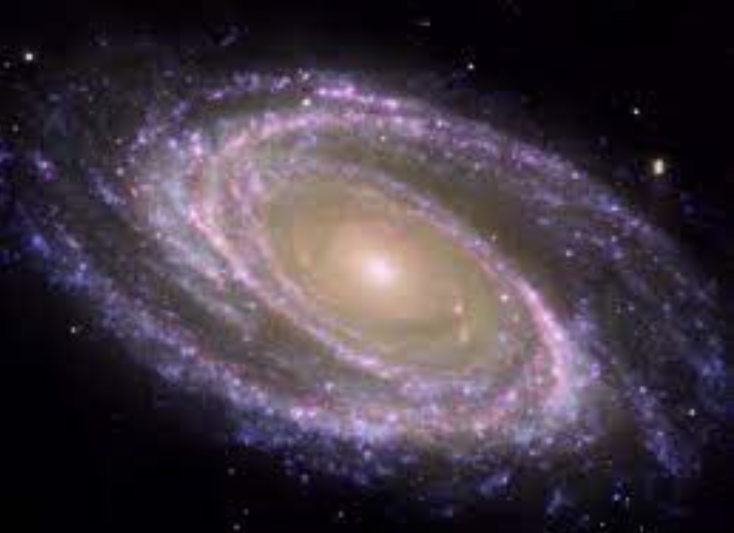
#> input picture Python- App2/galaxy.jpg, 1468 x 1066 px (shown at 1/2 size)
$ python opencv.py
#> lines starting #> are read from the running program, lines starting #| are printed output that depends on the picture
import cv2

img = cv2.imread("galaxy.jpg",0)
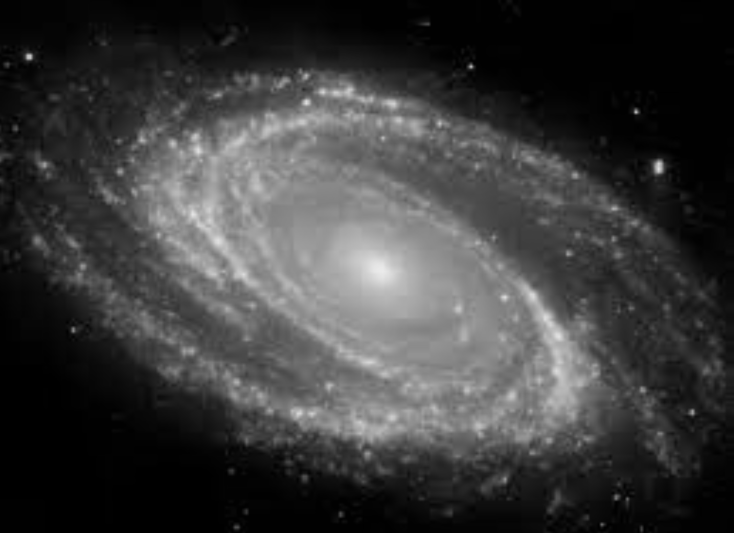
#> img: shape (1066, 1468) (shown at 1/2 size); min 0, max 235, mean 59.3

print(type(img))
#| <class 'numpy.ndarray'>
print(img)
#> (printed output is left out)
print(img.shape)
#| (1066, 1468)
print(img.ndim)
#| 2

resized_image = cv2.resize(img,(int(img.shape[1]/4),int(img.shape[0]/4)))
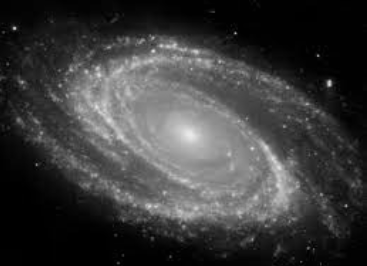
#> resized_image: shape (266, 367); min 0, max 234, mean 59.2
cv2.imshow("Galaxy",img)
cv2.imwrite("Galaxy_resized.jpg",resized_image)
cv2.waitKey(0)
cv2.destroyAllWindows()

$ run again, with Python- App2/Lighthouse.jpg copied over Python- App2/galaxy.jpg
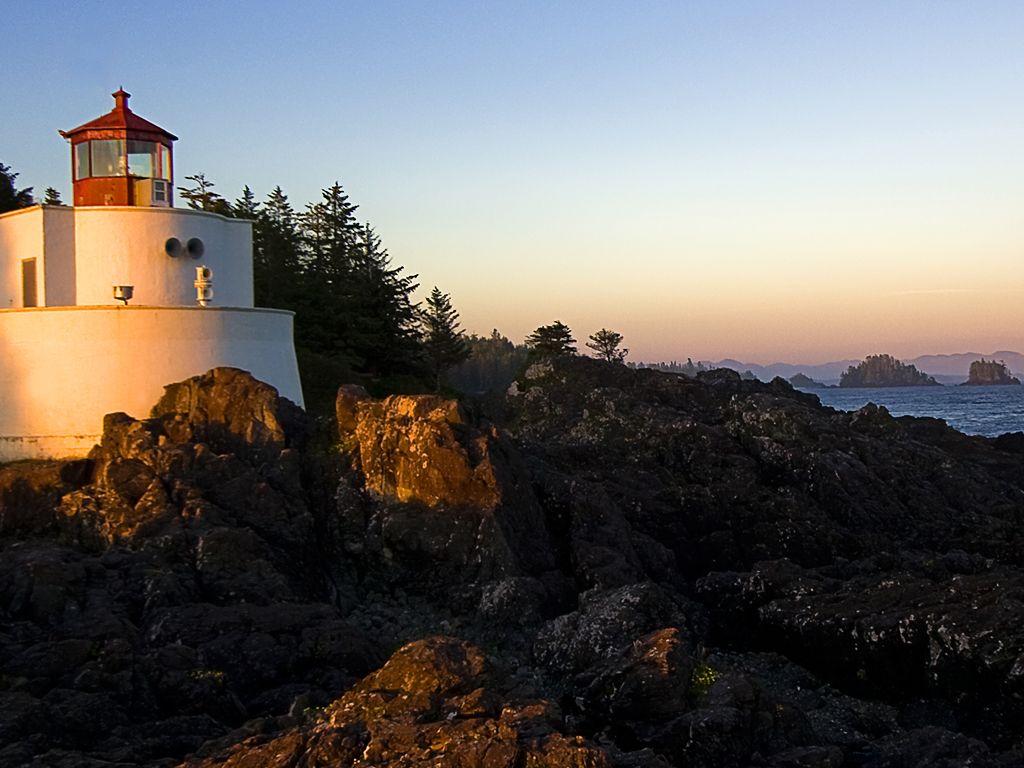
#> input picture Python- App2/Lighthouse.jpg, 1024 x 768 px
#> `img = cv2.imread("galaxy.jpg",0)`:
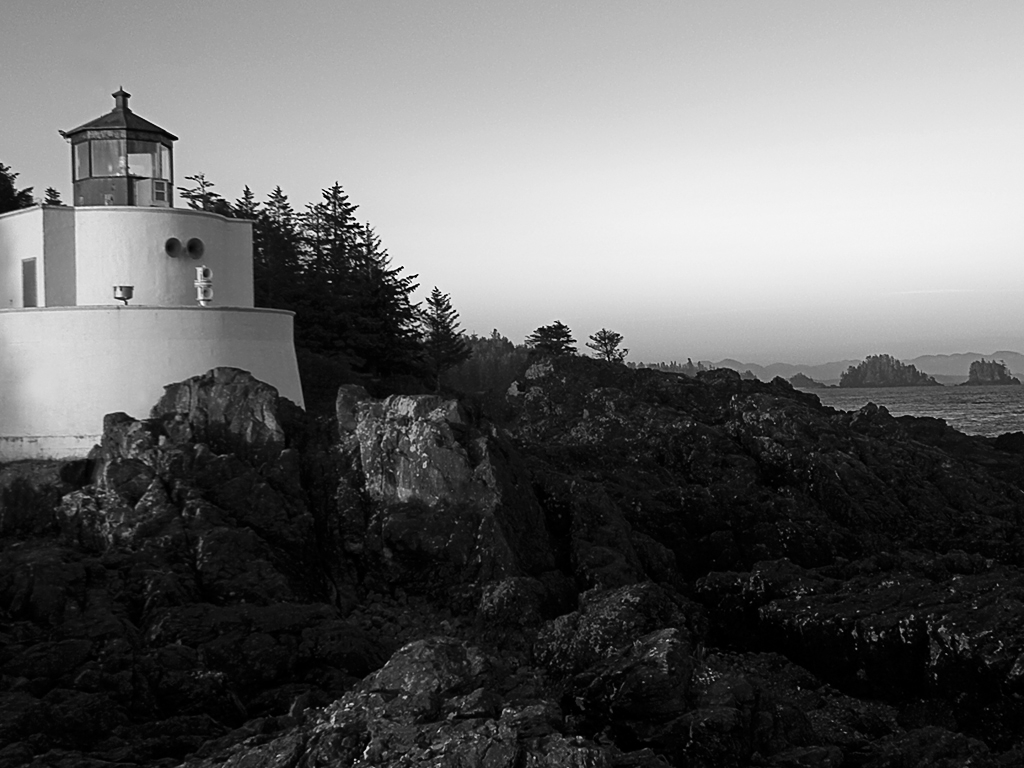
#> img: shape (768, 1024); min 0, max 255, mean 101.6
#| <class 'numpy.ndarray'>
#> (printed output is left out)
#| (768, 1024)
#| 2
#> `resized_image = cv2.resize(img,(int(img.shape[1]/4),int(img.shape[0]/4..`:
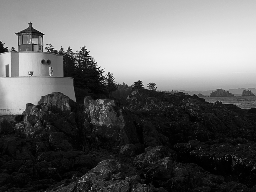
#> resized_image: shape (192, 256); min 0, max 244, mean 101.7

$ run again, with Python- App2/kangaroos-rain-australia_71370_990x742.jpg copied over Python- App2/galaxy.jpg
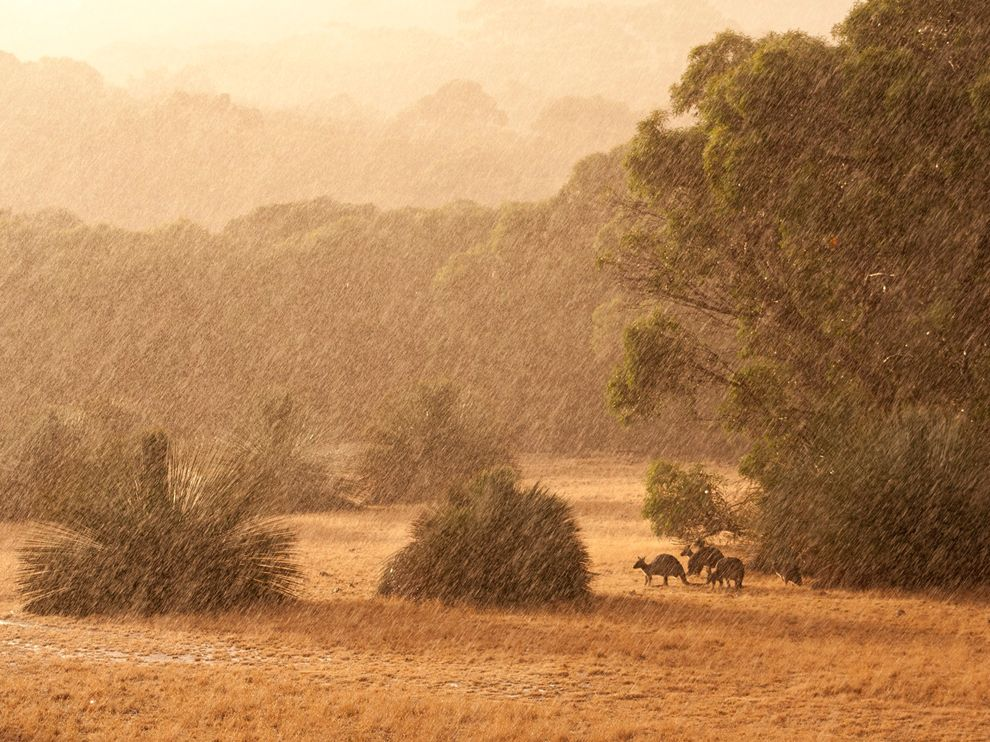
#> input picture Python- App2/kangaroos-rain-australia_71370_990x742.jpg, 990 x 742 px
#> `img = cv2.imread("galaxy.jpg",0)`:
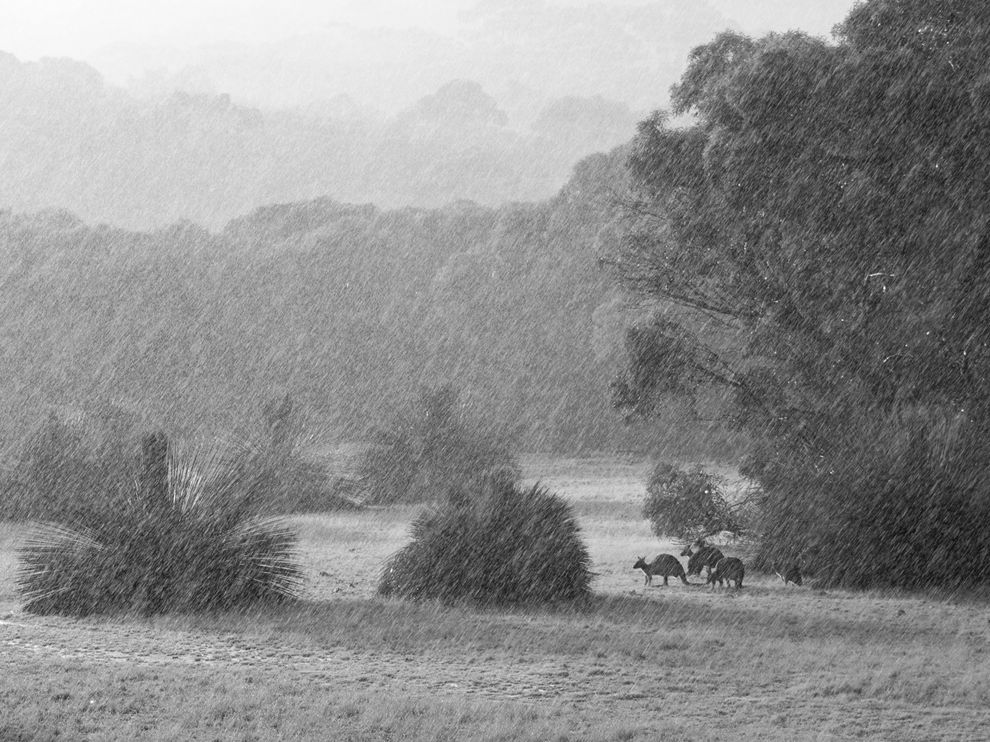
#> img: shape (742, 990); min 7, max 255, mean 141.3
#| <class 'numpy.ndarray'>
#> (printed output is left out)
#| (742, 990)
#| 2
#> `resized_image = cv2.resize(img,(int(img.shape[1]/4),int(img.shape[0]/4..`:
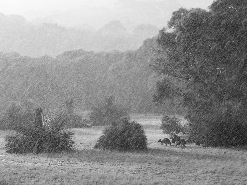
#> resized_image: shape (185, 247); min 18, max 252, mean 141.1
